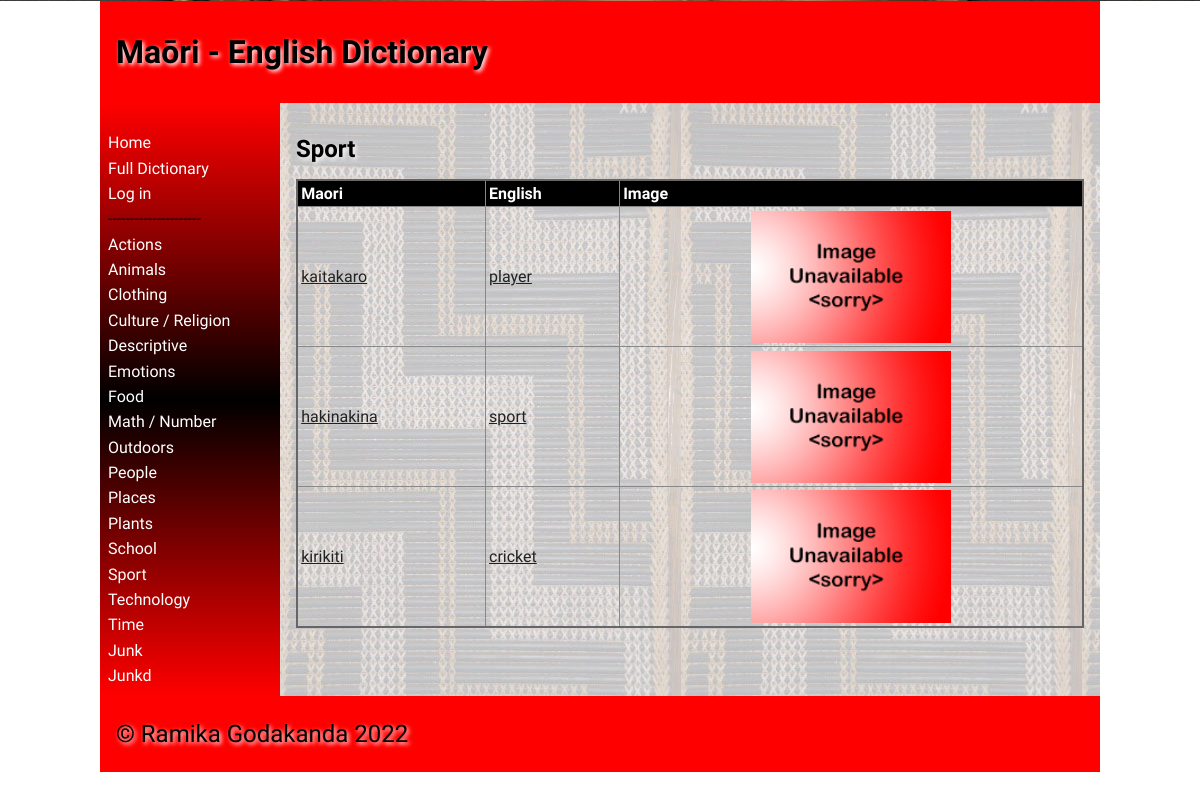
Before: /category/14 with the older database file.
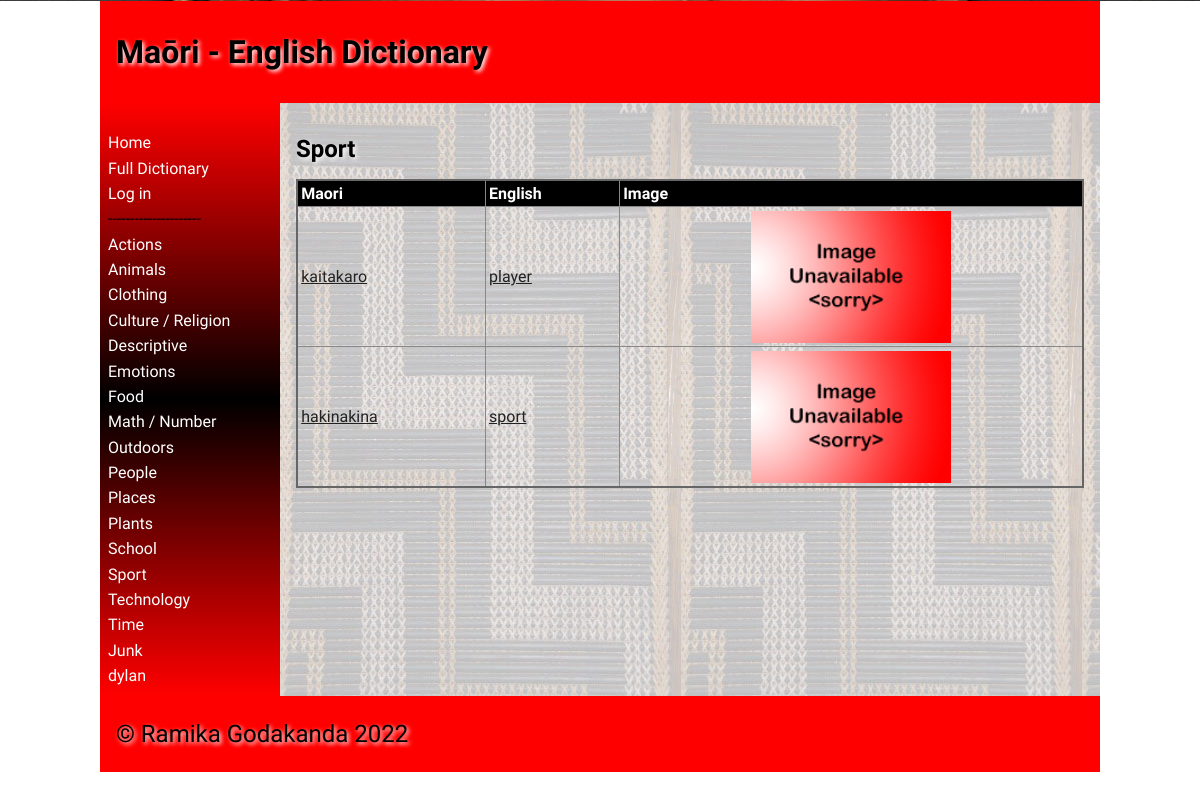
After: the same page with the newer database file.
### tables this page shows
CREATE TABLE "categories" (
	id integer PRIMARY KEY AUTOINCREMENT,
	category_names varchar
, user_created boolean);

CREATE TABLE "words"
(
	id integer
		primary key autoincrement,
	user_id integer not null
		constraint words_user_details_id_fk
			references user_details,
	category_id integer,
	maori varchar,
	english varchar,
	definition varchar,
	level integer,
	timestamp datetime,
	image varchar
);

### app.py (the view)
@app.route('/category/<cat_id>')
def render_category(cat_id):
    con = create_connection(DB_NAME)
    cur = con.cursor()
    query = "SELECT id, category_names, user_created FROM categories WHERE id = ?"
    cur.execute(query, (cat_id,))
    fetched_categories = cur.fetchall()
    cur = con.cursor()
    query = "SELECT * FROM words WHERE category_id = ?"
    cur.execute(query, (cat_id,))
    fetched_words = cur.fetchall()
    con.close()
    return render_template('category.html', logged_in=is_logged_in(), category_list=category_list(),
                           category_data=fetched_categories, category_words=fetched_words,
                           teacher_perms=is_teacher())

### app.py (called while the page is built)
def create_connection(db_file):
    try:
        connection = sqlite3.connect(db_file)
        connection.execute('pragma foreign_keys=ON')
        return connection
    except Error as e:
        print(e)
    return None

def is_logged_in():
    if session.get("email") is None:
        print("Not logged in")
        return False
    else:
        print("Logged in")
        return True

def is_teacher():
    if not is_logged_in() or (session.get("teacher") is (None or 0)):
        print("Not teacher logged in")
        return False
    else:
        print("Teacher logged in")
        return True

def category_list():
    con = create_connection(DB_NAME)
    cur = con.cursor()
    query = "SELECT * FROM categories"
    cur.execute(query)
    queried_categories = cur.fetchall()
    con.close()
    return queried_categories

### templates/category.html (shortened to what this page needs)
{% extends 'base.html' %}
{% block main %}
<table class="table">
    <h2>{{ category_data[0][1] }}</h2>
    <thead>
        <tr>
            <th>Maori</th>
            <th>English</th>
            <th>Image</th>
        </tr>
    </thead>
    <tbody>
    {% for category_word in category_words %}
    <tr>
        <td><a href="/word/{{ category_word [0] }}">{{ category_word[3] }}</a></td>
        <td><a href="/word/{{ category_word [0] }}">{{ category_word[4] }}</a></td>
        <td><img src="/static/images/{{ category_word [8] }}"></td>
    </tr>
    {% endfor %}
    </tbody>
</table>
{% endblock %}

### templates/base.html (shortened to what this page needs)
<!doctype html>
<html lang="en">
<head>
    <link href="{{ url_for('static', filename='css/style.css') }}" rel="stylesheet">
</head>
<body>
<div id="container">
    <header>
        <h1>Maōri - English Dictionary</h1>
    </header>
    <nav>
        <ul>
            <li><a href="\">Home</a></li>
            <li><a href="/full_dictionary">Full Dictionary</a></li>
            {% if logged_in %}
                {% if teacher_perms %}
                    <li><a href="/add_category">Add Category</a></li>
                    <li><a href="/add_word">Add Word</a></li>
                {% endif %}
                <a href="/logout">Log out</a>
            {% else %}
                <li><a href="/login">Log in</a></li>
            {% endif %}
        <li>---------------------</li>
            {% for category in category_list %}
            <li><a href="/category/{{ category[0] }}">{{ category[1] }}</a></li>
            {% endfor %}
        </ul>
    </nav>
    <main>
        {% block main%}{% endblock %}
    </main>
    <footer>
        <p>
            &copy; Ramika Godakanda 2022
        </p>
    </footer>
</div>
</body>
</html>

### static/css/style.css (style rules this page uses)
* { font-family: Comfortaa, sans-serif; margin: 0; padding: 0; box-sizing: border-box; }
#container { display: grid; grid-template-columns: 75px auto; grid-template-areas: 'nav header' 'main main' 'footer footer'; }
header { grid-area: header; background-color: #f00; padding: 1rem; }
nav { grid-area: nav; }
main { grid-area: main; padding: 1rem; background-color: #edd; }
h1, h2, h3, h4 { padding: 1rem 0; font-family: 'Suez One', serif; color: #000; text-shadow: 2px 2px 4px #fff; }
p { padding: 0.5rem 0; }
a { color: #222; }
img { width: 100%; }
table { width: 100%; border: 2px solid #666; border-collapse: collapse; }
img { display: block; margin-left: auto; margin-right: auto; height: auto; width:200px; }
th, td { border: 1px solid #888; padding: 0.2rem; text-align: left; }
th { background-color: #000; color: #fff; }
footer { grid-area: footer; padding: 1rem; background-color: #f00; }
footer p { color: #000; text-shadow: 2px 2px 4px #fff; font-size: 1.5rem; }
@media only screen and (min-width: 768px) { #container { grid-template-columns: 180px auto; grid-template-areas: 'header header' 'nav main' 'footer footer'; } }
@media only screen and (min-width: 768px) { nav { background: linear-gradient(180deg, rgba(255,0,0,1) 0%, rgba(0, 0, 0, 1) 50%, rgba(255,0,0,1) 100%); padding: 0.5rem; } }
@media only screen and (min-width: 768px) { nav ul { list-style: none; } }
@media only screen and (min-width: 768px) { nav li { padding: 0.2rem 0; } }
@media only screen and (min-width: 768px) { nav a { color: #fff; text-decoration: none; } }
@media only screen and (min-width: 768px) { main { background-image: url('poutama.jpg'); } }
@media only screen and (min-width: 1000px) { #container { width: 1000px; margin: auto; } }

Changed rows visible on the page:
removed categories: category_names "Junkd"
removed words: maori "kirikiti", english "cricket", image (placeholder picture)
added categories: category_names "dylan"
